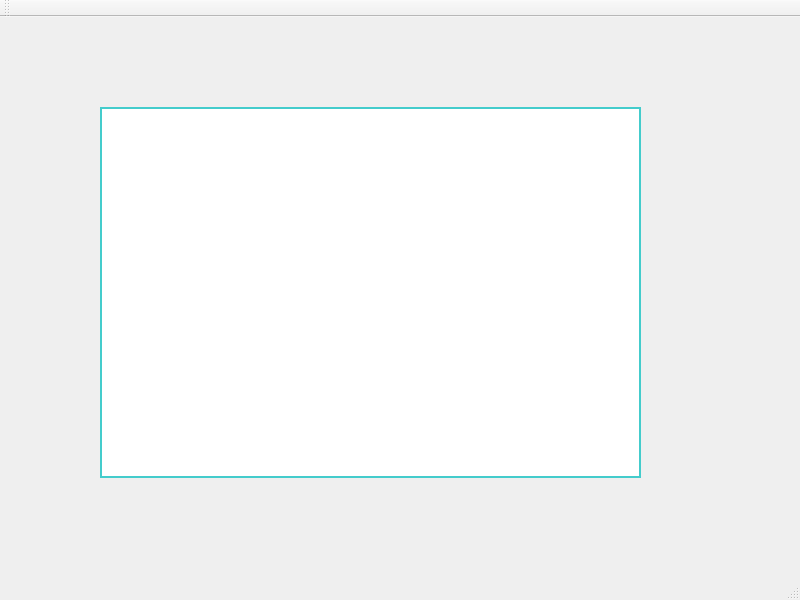
<?xml version="1.0" encoding="UTF-8"?>
<ui version="4.0">
 <class>MyTextEdit</class>
 <widget class="QMainWindow" name="MyTextEdit">
  <property name="geometry">
   <rect>
    <x>0</x>
    <y>0</y>
    <width>800</width>
    <height>600</height>
   </rect>
  </property>
  <property name="windowTitle">
   <string>MainWindow</string>
  </property>
  <widget class="QWidget" name="centralwidget">
   <widget class="QTextEdit" name="textEdit">
    <property name="geometry">
     <rect>
      <x>100</x>
      <y>90</y>
      <width>541</width>
      <height>371</height>
     </rect>
    </property>
    <property name="styleSheet">
     <string notr="true">border: 2px solid rgb(68, 204, 204)</string>
    </property>
   </widget>
  </widget>
  <widget class="QMenuBar" name="menubar">
   <property name="geometry">
    <rect>
     <x>0</x>
     <y>0</y>
     <width>800</width>
     <height>25</height>
    </rect>
   </property>
  </widget>
  <widget class="QStatusBar" name="statusbar"/>
  <widget class="QToolBar" name="toolBar">
   <property name="windowTitle">
    <string>toolBar</string>
   </property>
   <attribute name="toolBarArea">
    <enum>TopToolBarArea</enum>
   </attribute>
   <attribute name="toolBarBreak">
    <bool>false</bool>
   </attribute>
  </widget>
 </widget>
 <resources/>
 <connections/>
</ui>
